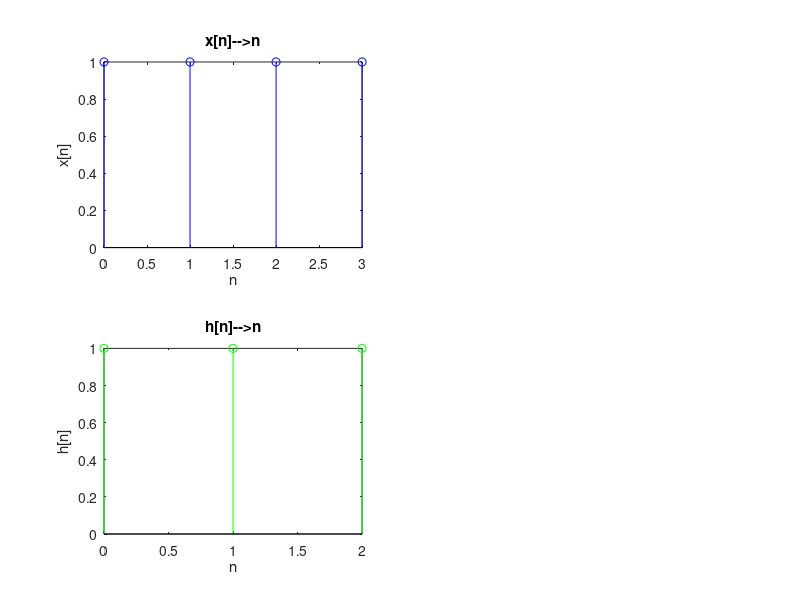

MATLAB code for this plot: (Note: this script raises an error after producing the figure.)
clc;
clf;
clear all;

x=[1 1 1 1];			#x[n]=1 ; 0<=x<=3
h=[1 1 1];			#h[n]=1 ; 0<=x<=2

n1=0:3;
n2=0:2;
n3=1:length(x)+length(h)-1;

#-----------------Plotting of x[n] & h[n]-----------------------
subplot(2,2,1);
stem(n1,x,'b');		#Plotting x[n]-->n
title("x[n]-->n");
xlabel("n");
ylabel("x[n]");

subplot(2,2,3);
stem(n2,h,'g');		#Plotting h[n]-->n
title("h[n]-->n");
xlabel("n");
ylabel("h[n]");

#-----------------Plotting of x[n]*h[n]-------------------------
y1=Convolution(x,h);		#Calling Convolution function and storing its result in y1
subplot(2,2,2);
stem(n3,y1,'g');			#Plotting y1
y1=y1					#Displaying y1
title("y1[n]-->n");
xlabel("n");
ylabel("y1[n]");

#-----------------Plotting of h[n]*x[n]--------------------------
y2=Convolution(h,x);		#Calling Convolution function and storing its result in y2
subplot(2,2,4);
stem(n3,y2,'b');			#Plotting y2
y2=y2					#Displaying y2
title("y2[n]-->n");
xlabel("n");
ylabel("y2[n]");

#---------------Result of inbuilt Convolution--------------------
Convolution=conv(x,h)		#Comparing the result with in built conv function
